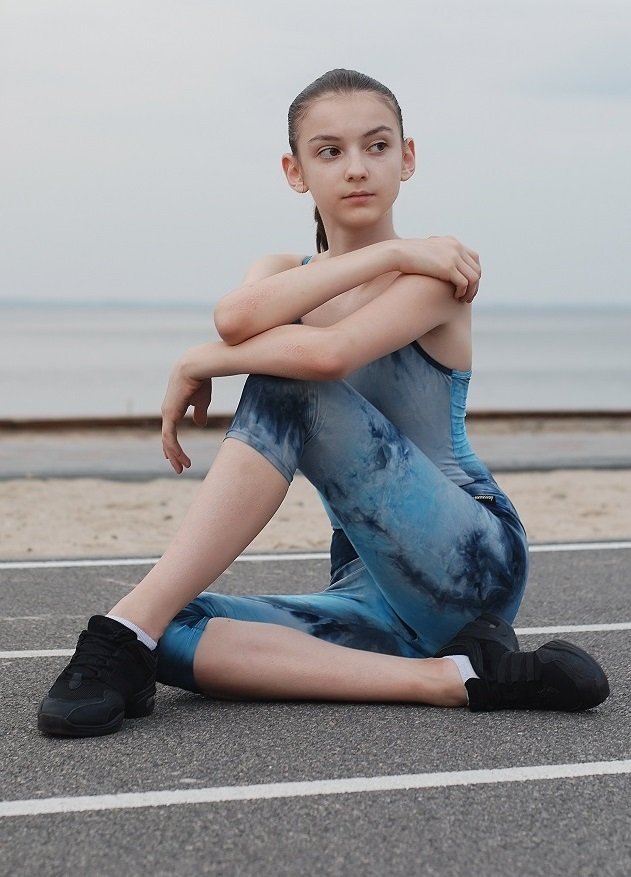
#> input picture OpenCV/image.jpg, 631 x 877 px, found by its file name
$ python '5-Crop an image.py'
#> lines starting #> are read from the running program, lines starting #| are printed output that depends on the picture
import cv2

# Read an image from file
image = cv2.imread('image.jpg')
#> image is the input picture: shape (877, 631, 3); mean B, G, R 150.7, 148.7, 149.4

# crop size
cropped_image = image[50:400, 200:500]
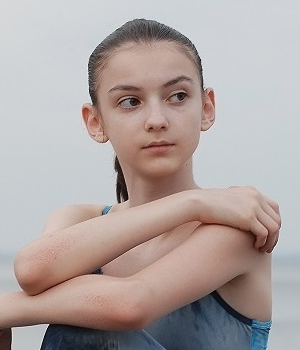
#> cropped_image: shape (350, 300, 3); mean B, G, R 162, 164.2, 175.1

# Display the image
cv2.imshow('Cropped Image', cropped_image)
cv2.waitKey(0)

cv2.destroyAllWindows()

$ run again, with OpenCV/group.jpg copied over OpenCV/image.jpg
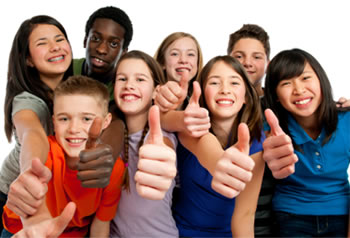
#> input picture OpenCV/group.jpg, 350 x 238 px, found by its file name
#> image is the input picture: shape (238, 350, 3); mean B, G, R 113.6, 120.3, 148.1
#> `cropped_image = image[50:400, 200:500]`:
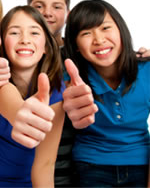
#> cropped_image: shape (188, 150, 3); mean B, G, R 93.9, 92.6, 103.7

$ run again, with OpenCV/template.jpg copied over OpenCV/image.jpg
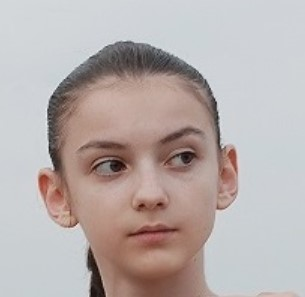
#> input picture OpenCV/template.jpg, 305 x 297 px, found by its file name
#> image is the input picture: shape (297, 305, 3); mean B, G, R 172.4, 174.1, 184
#> `cropped_image = image[50:400, 200:500]`:
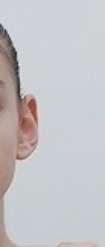
#> cropped_image: shape (247, 105, 3); mean B, G, R 197.6, 195.6, 196.4
